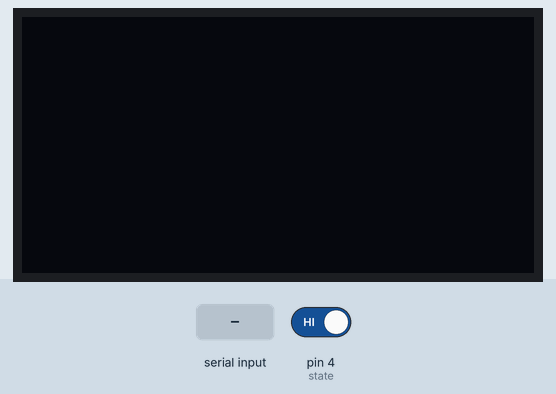
Simulated run of this sketch. Board: Arduino Uno, built with avr-gcc and run on an emulated ATmega328P. Parts: 128×64 one-colour display. Inputs (shaded band) come from the test bench; at power-on: pin 4 (state) HIGH. What the sketch prints to the serial monitor is not drawn.

Above: at 1.2 s.
1.3 s: pin 4 (state) driven LOW
At 2.0 s:
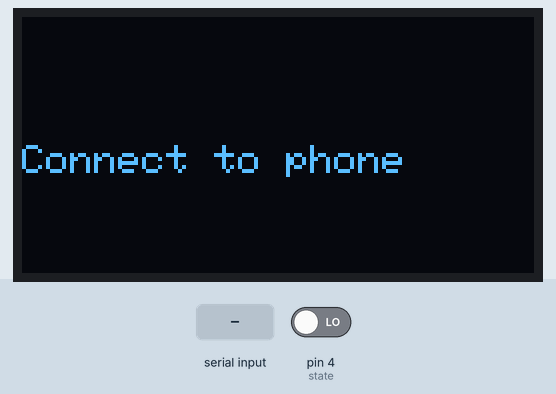
3.0 s: pin 4 (state) driven HIGH
At 3.5 s:
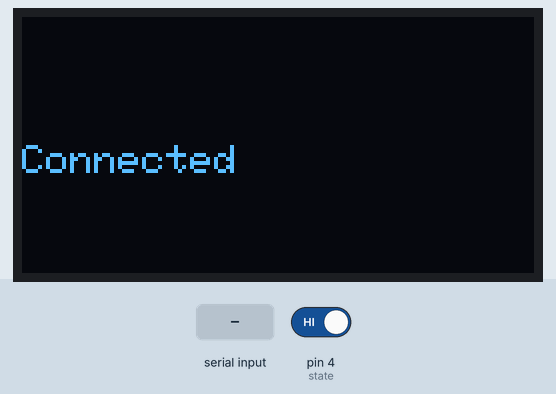
6.0 s: "0x6D" received over the second serial link
At 7.5 s:
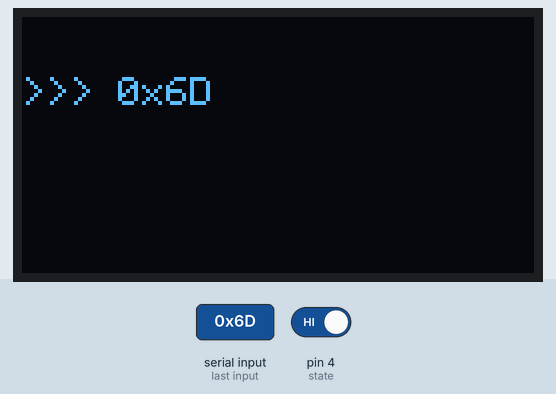
Timing chart, 0 to 9.0 s (numbered marks = the images above; inputs shaded):
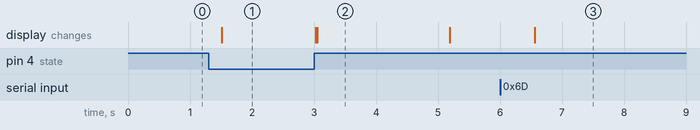

Measured:
- after the input at 1.3 s, the display: changes after 0.21 s (image 1)
- after the input at 3.0 s, the display: first changes at once (image 2 shows a later state)
- after the input at 6.0 s, the display: changes after 0.56 s (image 3)
- what the display in image 2 shows lasts 2.1 s, from 3.1 s to 5.2 s

The sketch:

ATH.ino
```cpp
/*
 *
 * File name : ATH.ino
 *
 * Description :  Retrieves and processes the information sent by the
 *                application in order to display it on the ATH.
 *
 * Coder : Marc PROUX
 *
 */

#include <SoftwareSerial.h>
#include <Adafruit_SSD1306.h>
#include <Wire.h>

#define pixWidth 128  //Defines the number of pixels wide
#define pixHeight 64 //Defines the number of pixels heigh
#define resetPin -1  //Define de reset Pin (-1 for none)
#define i2cAdress 0x3C  //Sets the address of the i2C display
Adafruit_SSD1306 ecran(pixWidth, pixHeight, &Wire, resetPin);


#define rxPin 2  //Set the pin 2 as RX
#define txPin 3  //Set the pin 4 as TX
#define baudrate 9600  //Set the HC05 baudrate to 9600
#define state 4  // Set the HC05 state pin to 4

SoftwareSerial hc05(rxPin , txPin);
String entry; //Create the Entry variable that will retrieve the HC05 message

void setup() {
  pinMode(rxPin, INPUT);
  pinMode(txPin, OUTPUT);
  pinMode(state, INPUT);
  Serial.begin(19200);
  hc05.begin(baudrate);

  // =====================================
  //        Initialization Display
  // =====================================
  ecran.begin(SSD1306_SWITCHCAPVCC, i2cAdress);
  ecran.clearDisplay(); // Clear the display buffer
  ecran.display(); // Display the buffer on screen
  ecran.setTextColor(WHITE, BLACK); // Set the font color as Black (Pix off) and the Text color to White (Pix on)

}

// =====================================
//               Main loop
// =====================================

void loop() {
  while (hc05.available()){ // While HC05 sebding information to Arduino
    entry += char(hc05.read()); // Add the char sent by the HC05 to the entry string
    Serial.println(entry);
  }
  //Serial.println("End");
  delay(200);
  if (entry!=""){
    sms(); // Call the notif function
    Serial.println("Begin sms");
  }
  bt_state(); // Call the bt_state function
}

// =====================================
//            Sms function
// Will process the entry information to
//      display it on the screen
// =====================================

void sms(){
  String sender = entry.substring(5, entry.indexOf("0x6D")); // Get the id of the sender located between code 0x73 and 0x6D
  String message = entry.substring(entry.indexOf("0x6D")+5); // get the id of the sender located after the code 0x6D
  Serial.println(sender);
  Serial.println(message);
  clear_text_area(); // Call the clear_text_area function
  ecran.setCursor(0, 15);
  ecran.print(">>> ");
  ecran.print(sender); // Place the sender name in the screen buffer
  ecran.setCursor(0, 30);
  ecran.print(message); // Place the message in the screen buffer
  ecran.display(); // Display the buffer on screen
  delay(5000);
  clear_text_area(); // Call the clear_text_screen function
  entry=""; // Clear the entry variable

}

// =====================================
//          bt_state function
//   Checks if the HC05 is connected to
//    the phone and blocks the program
//              otherwise
// =====================================

void bt_state() {
  if (digitalRead(state) == 0) { // If the HC05 state is LOW, this means that it is not connected
    ecran.clearDisplay();
    ecran.display();
    ecran.setCursor(0, 32);
    ecran.print("Connect to phone"); // Asks to user to connect the system
    Serial.println("Connect to phone");
    ecran.display();
    while (1) { // Infinite that loop // Infinite loop that blocks the program until the module is reconnected
      if (digitalRead(state) == 1) {  // If the HC05 state is HIGH, this means that it is not connected
        ecran.setCursor(0, 32);
        ecran.clearDisplay();
        ecran.display();
        ecran.print("Connected"); // Notifies the user that they are back online
        Serial.println("Connected");
        ecran.display();
        delay(2000);
        clear_text_area();
        break; // Exits the infinite loop
      }
    }
  }
}

// =====================================
//           clear_text_area
// Clear the part of the screen intended
//     for displaying notifications
// =====================================

void clear_text_area() {
  for (int width = 0; width < 128; width++) {
    for (int height = 15; height < 64; height++) {
      ecran.drawPixel(width, height, BLACK); // Turns all pixels in the selected area off
    }
  }
  ecran.display();
}
```
